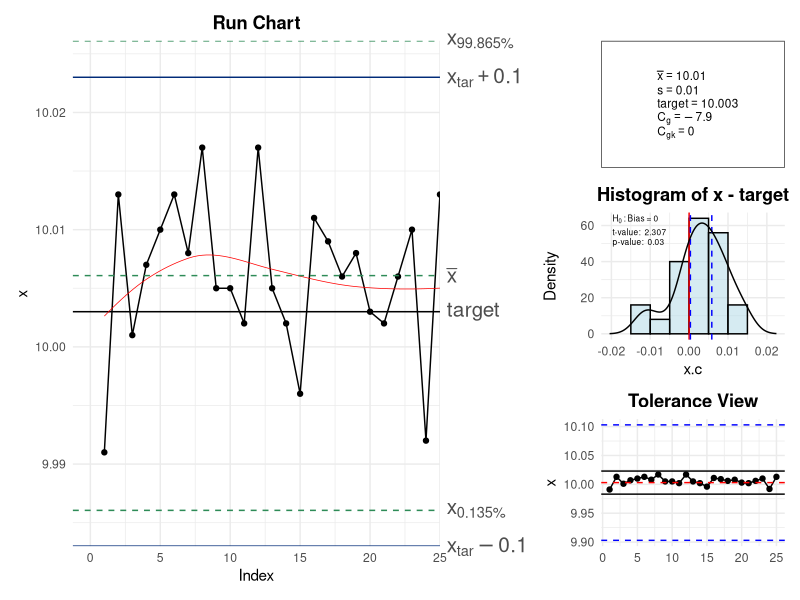

This chart was generated by the following R code:
library(ggplot2)
library(patchwork)
library(gridExtra)

.cg=function(x, target, tolerance=c(-1,1), ref.interval, facCg, facCgk)
{
  if (missing(x)) 
    stop("x must be given as a vector")
  if (missing(target)) 
    target = mean(x)
  if (missing(ref.interval)) 
    ref.interval = pnorm(3) - pnorm(-3)
  sd = sd(x)
  mean = mean(x)
  ref.ar = qnorm(ref.interval, mean, sd) - qnorm(1 - ref.interval, mean, sd)
  if (missing(facCg)) 
    facCg = 0.2
  if (missing(facCgk)) 
    facCgk = 0.1
  if (missing(tolerance)) 
    stop("tolerance is missing!")
  if (length(tolerance) != 2) 
    stop("tolerance has wrong length")                                         
  Cg = (facCg * (abs(diff(tolerance))))/ref.ar
  Cgk = (facCgk * (abs(diff(tolerance))) - abs(target - mean))/(ref.ar/2)
  return(list(Cg, Cgk))
}

cg_RunChart <- function (x, target, tolerance, ref.interval, facCg, facCgk,
                         n = 0.2, type = "b", col = "black", pch = 19,
                         xlim = NULL, ylim = NULL, main = "Run Chart",
                         conf.level = 0.95, cgOut = TRUE)
{
  if (missing(x)) {
    stop("x must be given as a vector")
  }
  
  if (missing(target)) {
    target <- mean(x)
    targetmissing <- FALSE
  } else {
    targetmissing <- TRUE
  }
  
  if (missing(ref.interval)) {
    ref.interval <- qnorm(0.99865) - qnorm(0.00135)
  }
  
  sd <- sd(x)
  mean <- mean(x)
  ref.ar <- qnorm(ref.interval, mean, sd) - qnorm(1 - ref.interval, mean, sd)
  
  if (missing(facCg)) {
    facCg <- 0.2
  }
  
  if (missing(facCgk)) {
    facCgk <- 0.1
  }
  
  if (missing(tolerance)) {
    width <- ref.ar/facCg
    tolerance <- numeric(2)
    tolerance[1] <- mean - width/2
    tolerance[2] <- mean + width/2
  }
  
  quant1 <- qnorm((1 - ref.interval)/2, mean, sd)
  quant2 <- qnorm(ref.interval + (1 - ref.interval)/2, mean, sd)
  
  if (length(tolerance) != 2) {
    stop("tolerance has wrong length")
  }
  
  if (missing(xlim)) {
    xlim <- c(0, length(x))
  }
  
  if (missing(ylim)) {
    ylim <- c(min(x, target - n/2 * (abs(diff(tolerance))), quant1, quant2),
              max(x, target + n/2 * (abs(diff(tolerance))), quant1, quant2))
  }
  
  if (missing(main)) {
    main <- "Run Chart"
  }
  
  Cg <- (facCg * tolerance[2]-tolerance[1])/ref.interval
  Cgk <- (facCgk * abs(target-mean(x))/(ref.interval/2))
  
  # Create a data frame for plotting
  df <- data.frame(x = x, y = x)
  
  # Add target line
  df$y_target <- target
  
  # Calculate the upper and lower control limits
  df$y_lower <- quant1
  df$y_upper <- quant2
  # Calculate the tolerance limits
  df$y_tolerance_lower <- tolerance[1]
  df$y_tolerance_upper <- tolerance[2]
  
  # Calculate the mean
  df$y_mean <- mean
  
  # Calculate the Cg and Cgk values
  df$Cg <- Cg
  df$Cgk <- Cgk
  
  # Create the ggplot
  # 1. Principal plot and target line
  p <- ggplot(df, aes(x = seq_along(x), y = x)) +
    geom_point(color = col, shape = pch) +
    geom_line(color = col, linetype = "solid") +
    scale_x_continuous(limits = c(xlim[1] - 0.05 * xlim[2], xlim[2]), expand = c(0, 0)) +
    labs(title = main, x = "Index", y = "x") +
    theme_minimal() + theme(plot.title = element_text(hjust = 0.5,face = "bold"))+
    geom_hline(aes(yintercept = target)) # Linea target
  
  # 2. Red Plot (Lowess)
  p <- p + geom_smooth(method = "loess", color = "red", se = FALSE, span = 1.25, size = 0.25,)
  
  # 3. Green lines
  p <- p + geom_hline(aes(yintercept = mean), linetype = "dashed", color = "seagreen")+  #center line
    geom_hline(aes(yintercept = quant1), linetype = "dashed", color = "seagreen") + # Bottom line
    geom_hline(aes(yintercept = quant2), linetype = "dashed", color = "seagreen")   # Top line
  # 4. Xtar +- 0.1
  p <- p + geom_hline(yintercept = c(target + n/2 * (abs(diff(tolerance))), target - n/2 * (abs(diff(tolerance)))), color = "#012B78", linetype = "solid") # Agregar líneas
  #Label
  p <- p + scale_y_continuous(limits = ylim, expand = c(0, 0),sec.axis = 
                                sec_axis(~ .,breaks = c(target,mean,quant1,quant2,target + n/2 * (abs(diff(tolerance))),
                                                        target - n/2 * (abs(diff(tolerance)))),
                                         labels=c("target", 
                                                  expression(bar(x)), 
                                                  substitute(x[a * b], list(a = round(((1 - ref.interval)/2) * 100, 3), b = "%")),
                                                  substitute(x[a * b], list(a = round(((ref.interval + (1 - ref.interval)/2)) * 100,3), b = "%")),
                                                  substitute(x[tar] + a, list(a = round(n/2, 4))),
                                                  substitute(x[tar] - a, list(a = round(n/2, 4)))))) +
    theme(axis.text.y.right = element_text(size = 15))
  
  # Label  Cg and Cgk
  if (cgOut == TRUE) {
    p <- p +
      annotation_custom(
        grob = grid::textGrob(
          label = c(paste("Cg: ", round(Cg,digits = 6))),
          x = unit(1, "npc") - unit(0.15, "cm"),
          y = unit(1, "npc") - unit(0.05, "cm"),
          just = c("right", "top"),
          gp = grid::gpar(fontsize = 12, fontface = "bold")
        )
      ) +
      annotation_custom(
        grob = grid::textGrob(
          label = c(paste("Cgk:", round(Cgk,digits = 6))),
          x = unit(1, "npc") - unit(0.15, "cm"),
          y = unit(1, "npc") - unit(0.6, "cm"),
          just = c("right", "top"),
          gp = grid::gpar(fontsize = 12, fontface = "bold")
        )
      )
    suppressMessages(show(p))
  }
  else{
    suppressMessages(show(p))
  }
  invisible(list(Cg, Cgk))
}


cg_HistChart <- function (x, target, tolerance, ref.interval, facCg, facCgk,
                          n = 0.2, col, xlim, ylim, main, conf.level = 0.95, cgOut = TRUE)
{
  if (missing(x))
    stop("x must be given as a vector")
  if (missing(target)) {
    target = mean(x)
    targetmissing = FALSE
  }
  else targetmissing = TRUE
  if (missing(ref.interval))
    ref.interval = pnorm(3) - pnorm(-3)
  sd = sd(x)
  mean = mean(x)
  ref.ar = qnorm(ref.interval, mean, sd) - qnorm(1 - ref.interval,
                                                 mean, sd)
  if (missing(facCg))
    facCg = 0.2
  if (missing(facCgk))
    facCgk = 0.1
  if (missing(tolerance))
    warning("Missing tolerance! The specification limits are choosen to get Cg = 1")
  if (missing(tolerance)) {
    width = ref.ar/facCg
    tolerance = numeric(2)
    tolerance[1] = mean(x) - width/2
    tolerance[2] = mean(x) + width/2
  }
  quant1 = qnorm((1 - ref.interval)/2, mean, sd)
  quant2 = qnorm(ref.interval + (1 - ref.interval)/2, mean,
                 sd)
  if (length(tolerance) != 2)
    stop("tolerance has wrong length")
  if (missing(col))
    col = "lightblue"
  if (missing(xlim))
    xlim = c(0, length(x))
  if (missing(ylim))
    ylim = c(min(x, target - n/2 * (abs(diff(tolerance))),
                 quant1, quant2), max(x, target + n/2 * (abs(diff(tolerance))),
                                      quant1, quant2))
  if (missing(main))
    main = paste("Histogram of", deparse(substitute(x)),
                 "- target")
  
  Cg <- (facCg * tolerance[2]-tolerance[1])/ref.interval
  Cgk <- (facCgk * abs(target-mean(x))/(ref.interval/2))
  
  # Calculos previos
  x.c <- x - target
  temp <- hist(x.c, plot = FALSE)
  # Obtenemos la información para el histograma
  df <- data.frame(
    mid = temp$mids,
    density = temp$density
  )
  width <- diff(df$mid)[1] # Ancho de cada barra
  # Histograma
  p <- ggplot(df, aes(x = mid, y = density)) +
    geom_bar(stat = "identity", width = width, fill = "lightblue", color = "black", alpha = 0.5) +
    labs(y = "Density", x = "x.c", title = main) +
    theme_minimal() + theme(plot.title = element_text(hjust = 0.5,face = "bold"))+
    guides(color = guide_legend(title.position = "top", title.hjust = 0.5))
  # Linea x=0
  p <- p + geom_vline(xintercept = 0, color = "red")
  # Intervalos de Confianza - Azules
  test = t.test(x.c, mu = 0, conf.level = conf.level)
  p <- p + geom_vline(aes(xintercept = test$conf.int[1], color = "Confidence interval"), linetype = "dashed", col = "blue") +
    geom_vline(aes(xintercept = test$conf.int[2], color = "Confidence interval"), linetype = "dashed", col = "blue") +
    theme(legend.position = "none")
  # Curva de densidad
  p <- p + geom_line(data = data.frame(x = density(x.c)$x, y = density(x.c)$y), aes(x = x, y = y), color = "black", linewidth = 0.5)
  
  # Hipotesis, P_val y t_val
  p <- p + annotation_custom(grob = grid::textGrob(label = c(expression(paste(H[0], " : Bias = 0"))),
                                                   x = unit(0.05, "npc") + unit(0.05, "cm"), y = unit(1, "npc") - unit(0.05, "cm"),
                                                   just = c("left", "top"),
                                                   gp = grid::gpar(fontsize = 12, fontface = "bold")
  )
  ) +
    annotation_custom( grob = grid::textGrob( label = c(paste("t-value: ", round(test$statistic, 3))),
                                              x = unit(0.05, "npc") + unit(0.05, "cm"),
                                              y = unit(1, "npc") - unit(0.5, "cm"),
                                              just = c("left", "top"),
                                              gp = grid::gpar(fontsize = 11)
    )
    ) +
    annotation_custom(grob = grid::textGrob(label = c(paste("p-value: ", round(test$p.value, 3))),
                                            x = unit(0.05, "npc") + unit(0.05, "cm"),
                                            y = unit(1, "npc") - unit(0.85, "cm"),
                                            just = c("left", "top"),
                                            gp = grid::gpar(fontsize = 11)
    )
    )
  
  # Añadir label del Cg y Cgk
  if (cgOut == TRUE) {
    p <- p +
      annotation_custom(
        grob = grid::textGrob(
          label = c(paste("Cg: ", round(Cg,digits = 6))),
          x = unit(1, "npc") - unit(0.15, "cm"),
          y = unit(1, "npc") - unit(0.05, "cm"),
          just = c("right", "top"),
          gp = grid::gpar(fontsize = 12)
        )
      ) +
      annotation_custom(
        grob = grid::textGrob(
          label = c(paste("Cgk:", round(Cgk,digits = 6))),
          x = unit(1, "npc") - unit(0.15, "cm"),
          y = unit(1, "npc") - unit(0.6, "cm"),
          just = c("right", "top"),
          gp = grid::gpar(fontsize = 12)
        )
      )
    show(p)
  }
  else{
    p <- p +
      annotation_custom(
        grob = grid::textGrob(
          label = c(paste("---- conf. int")),
          x = unit(1, "npc") - unit(0.15, "cm"),
          y = unit(1, "npc") - unit(0.05, "cm"),
          just = c("right", "top"),
          gp = grid::gpar(fontsize = 12)
        )
      )
    show(p)
  }
  invisible(list(Cg, Cgk))
}

cg_ToleranceChart <- function (x, target, tolerance, ref.interval, facCg, facCgk,
                               n = 0.2, type, col, pch, xlim, ylim, main, conf.level = 0.95,
                               cgOut = TRUE)
{
  if (missing(x))
    stop("x must be given as a vector")
  if (missing(target)) {
    target = mean(x)
    targetmissing = FALSE
  }
  else targetmissing = TRUE
  if (missing(ref.interval))
    ref.interval = pnorm(3) - pnorm(-3)
  sd = sd(x)
  mean = mean(x)
  ref.ar = qnorm(ref.interval, mean, sd) - qnorm(1 - ref.interval,
                                                 mean, sd)
  if (missing(facCg))
    facCg = 0.2
  if (missing(facCgk))
    facCgk = 0.1
  if (missing(tolerance))
    warning("Missing tolerance! The specification limits are choosen to get Cg = 1")
  if (missing(tolerance)) {
    width = ref.ar/facCg
    tolerance = numeric(2)
    tolerance[1] = mean(x) - width/2
    tolerance[2] = mean(x) + width/2
  }
  quant1 = qnorm((1 - ref.interval)/2, mean, sd)
  quant2 = qnorm(ref.interval + (1 - ref.interval)/2, mean,
                 sd)
  if (length(tolerance) != 2)
    stop("tolerance has wrong length")
  if (missing(type))
    type = "b"
  if (missing(col))
    col = 1
  if (missing(pch))
    pch = 19
  if (missing(xlim))
    xlim = c(0, length(x))
  if (missing(ylim))
    ylim = c(min(x, target - n/2 * (abs(diff(tolerance))),
                 quant1, quant2), max(x, target + n/2 * (abs(diff(tolerance))),
                                      quant1, quant2))
  if (missing(main))
    main = "Tolerance View"
  Cg <- (facCg * tolerance[2]-tolerance[1])/ref.interval
  Cgk <- (facCgk * abs(target-mean(x))/(ref.interval/2))
  
  # Gráfica
  p <- ggplot(data.frame(x = 1:length(x), y = x), aes(x = x, y = y)) +
    geom_point(color = col, shape = pch) +
    geom_line(color = col, linetype = "solid")+
    geom_hline(aes(yintercept = target), linetype = "dashed", color = "red") +
    geom_hline(aes(yintercept = tolerance[1]), linetype = "dashed", color = "blue") +
    geom_hline(aes(yintercept = tolerance[2]), linetype = "dashed", color = "blue") +
    geom_hline(aes(yintercept = (target + n/2 * (tolerance[2] - tolerance[1]))), color = "black") +
    geom_hline(aes(yintercept = (target - n/2 * (tolerance[2] - tolerance[1]))), color = "black") +
    scale_color_manual(values = c("Data" = col)) +
    labs(x = "", y = "x", color = "Variable", title = main)+
    theme_bw()+theme(plot.title = element_text(hjust = 0.5,face = "bold"))+
    theme(legend.position = "none")
  
  if (cgOut == TRUE) {
    p <- p +
      annotation_custom(
        grob = grid::textGrob(
          label = c(paste("Cg: ", round(Cg,digits = 6))),
          x = unit(1, "npc") - unit(0.15, "cm"),
          y = unit(1, "npc") - unit(0.05, "cm"),
          just = c("right", "top"),
          gp = grid::gpar(fontsize = 12, fontface = "bold")
        )
      ) +
      annotation_custom(
        grob = grid::textGrob(
          label = c(paste("Cgk:", round(Cgk,digits = 6))),
          x = unit(1, "npc") - unit(0.15, "cm"),
          y = unit(1, "npc") - unit(0.6, "cm"),
          just = c("right", "top"),
          gp = grid::gpar(fontsize = 12, fontface = "bold")
        )
      )
    show(p)
  }
  else{
    show(p)
  }
  invisible(list(Cg, Cgk))
}


cg_ <- function (x, target, tolerance, ref.interval, facCg, facCgk, n = 0.2, 
                   type, col, pch, xlim, ylim, conf.level = 0.95, cex.val = 1.5)
{
    old.par <- par(no.readonly = TRUE)
    if (missing(x))
      stop("x must be given as a vector")
    if (missing(target)) {
      target = mean(x)
      targetmissing = FALSE
    }
    else
      targetmissing = TRUE
    if (missing(ref.interval))
      ref.interval = pnorm(3) - pnorm(-3)
    sd = sd(x)
    mean = mean(x)
    ref.ar = qnorm(ref.interval, mean, sd) - qnorm(1 - ref.interval,
                                                   mean, sd)
    if (missing(facCg))
      facCg = 0.2
    if (missing(facCgk))
      facCgk = 0.1
    if (missing(tolerance))
      warning("Missing tolerance! The specification limits are choosen to get Cg = 1")
    if (missing(tolerance)) {
      width = ref.ar / facCg
      tolerance = numeric(2)
      tolerance[1] = mean(x) - width / 2
      tolerance[2] = mean(x) + width / 2
    }
    quant1 = qnorm((1 - ref.interval) / 2, mean, sd)
    quant2 = qnorm(ref.interval + (1 - ref.interval) / 2, mean,
                   sd)
    if (length(tolerance) != 2)
      stop("tolerance has wrong length")
    if (missing(type))
      type = "b"
    if (missing(col))
      col = 1
    if (missing(pch))
      pch = 19
    if (missing(xlim))
      xlim = c(0, length(x))
    if (missing(ylim))
      ylim = c(min(x, target - n / 2 * (abs(diff(
        tolerance
      ))),
      quant1, quant2),
      max(x, target + n / 2 * (abs(diff(
        tolerance
      ))),
      quant1, quant2))
    Cg <- (facCg * tolerance[2] - tolerance[1]) / ref.interval
    Cgk <- (facCgk * abs(target - mean(x)) / (ref.interval / 2))
    
    # Plots
    
    # RunChart
    df1 <- data.frame(x = x, y = x)
    df1$y_target <- target
    df1$y_lower <- quant1
    df1$y_upper <- quant2
    df1$y_tolerance_lower <- tolerance[1]
    df1$y_tolerance_upper <- tolerance[2]
    df1$y_mean <- mean
    df1$Cg <- Cg
    df1$Cgk <- Cgk
    p1 <- ggplot(df1, aes(x = seq_along(x), y = x)) +
      geom_point(color = col, shape = pch) +
      geom_line(color = col, linetype = "solid") +
      scale_x_continuous(limits = c(xlim[1] - 0.05 * xlim[2], xlim[2]),
                         expand = c(0, 0)) +
      labs(title = "Run Chart", x = "Index", y = "x") +
      theme_minimal() + theme(plot.title = element_text(hjust = 0.5, face = "bold")) +
      geom_hline(aes(yintercept = target)) +
      geom_smooth(
        method = "loess",
        color = "red",
        se = FALSE,
        span = 1.25,
        size = 0.25
      ) +
      geom_hline(aes(yintercept = mean),
                 linetype = "dashed",
                 color = "seagreen") +  #center line
      geom_hline(aes(yintercept = quant1),
                 linetype = "dashed",
                 color = "seagreen") + # Bottom line
      geom_hline(aes(yintercept = quant2),
                 linetype = "dashed",
                 color = "seagreen") +
      geom_hline(
        yintercept = c(target + n / 2 * (abs(diff(
          tolerance
        ))), target - n / 2 * (abs(diff(
          tolerance
        )))),
        color = "#012B78",
        linetype = "solid"
      ) +
      scale_y_continuous(
        limits = ylim,
        expand = c(0, 0),
        sec.axis =
          sec_axis(
            ~ .,
            breaks = c(
              target,
              mean,
              quant1,
              quant2,
              target + n / 2 * (abs(diff(tolerance))),
              target - n / 2 * (abs(diff(tolerance)))
            ),
            labels = c(
              "target",
              expression(bar(x)),
              substitute(x[a * b], list(a = round(((1 - ref.interval) / 2
              ) * 100, 3), b = "%")),
              substitute(x[a * b], list(a = round(((ref.interval + (1 - ref.interval) /
                                                      2)
              ) * 100,
              3), b = "%")),
              substitute(x[tar] + a, list(a = round(n / 2, 4))),
              substitute(x[tar] - a, list(a = round(n / 2, 4)))
            )
          )
      ) + theme(axis.text.y.right = element_text(size = 15))
    
    # HistChart
    x.c <- x - target
    temp <- hist(x.c, plot = FALSE)
    df3 <- data.frame(mid = temp$mids,
                      density = temp$density)
    width <- diff(df3$mid)[1] # Ancho de cada barra
    p3 <- ggplot(df3, aes(x = mid, y = density)) +
      geom_bar(
        stat = "identity",
        width = width,
        fill = "lightblue",
        color = "black",
        alpha = 0.5
      ) +
      labs(y = "Density", x = "x.c", title = paste("Histogram of",deparse(substitute(x)),"- target")) +
      theme_minimal() + theme(plot.title = element_text(hjust = 0.5, face = "bold")) +
      guides(color = guide_legend(title.position = "top", title.hjust = 0.5)) +
      geom_vline(xintercept = 0, color = "red")
    
    test = t.test(x.c, mu = 0, conf.level = conf.level)
    p3 <-
      p3 + geom_vline(
        aes(xintercept = test$conf.int[1], color = "Confidence interval"),
        linetype = "dashed",
        col = "blue"
      ) +
      geom_vline(
        aes(xintercept = test$conf.int[2], color = "Confidence interval"),
        linetype = "dashed",
        col = "blue"
      ) +
      theme(legend.position = "none") +
      geom_line(
        data = data.frame(x = density(x.c)$x, y = density(x.c)$y),
        aes(x = x, y = y),
        color = "black",
        linewidth = 0.5
      )
    
    p3 <-
      p3 + annotation_custom(grob = grid::textGrob(
        label = c(expression(paste(H[0], " : Bias = 0"))),
        x = unit(0.05, "npc") + unit(0.05, "cm"),
        y = unit(1, "npc") - unit(0.05, "cm"),
        just = c("left", "top"),
        gp = grid::gpar(fontsize = 6, fontface = "bold")
      )) +
      annotation_custom(grob = grid::textGrob(
        label = c(paste("t-value: ", round(test$statistic, 3))),
        x = unit(0.05, "npc") + unit(0.05, "cm"),
        y = unit(1, "npc") - unit(0.4, "cm"),
        just = c("left", "top"),
        gp = grid::gpar(fontsize = 6)
      )) +
      annotation_custom(grob = grid::textGrob(
        label = c(paste("p-value: ", round(test$p.value, 3))),
        x = unit(0.05, "npc") + unit(0.05, "cm"),
        y = unit(1, "npc") - unit(0.65, "cm"),
        just = c("left", "top"),
        gp = grid::gpar(fontsize = 6)
      ))
    
    # Tolerance View
    p4 <-
      ggplot(data.frame(x = 1:length(x), y = x), aes(x = x, y = y)) +
      geom_point(color = col, shape = pch) +
      geom_line(color = col, linetype = "solid") +
      geom_hline(aes(yintercept = target),
                 linetype = "dashed",
                 color = "red") +
      geom_hline(aes(yintercept = tolerance[1]),
                 linetype = "dashed",
                 color = "blue") +
      geom_hline(aes(yintercept = tolerance[2]),
                 linetype = "dashed",
                 color = "blue") +
      geom_hline(aes(yintercept = (target + n / 2 * (
        tolerance[2] - tolerance[1]
      ))), color = "black") +
      geom_hline(aes(yintercept = (target - n / 2 * (
        tolerance[2] - tolerance[1]
      ))), color = "black") +
      scale_color_manual(values = c("Data" = col)) +
      labs(
        x = "",
        y = "x",
        color = "Variable",
        title = "Tolerance View"
      ) +
      theme_minimal() + theme(plot.title = element_text(hjust = 0.5, face = "bold")) +
      theme(legend.position = "none")
    
    # Data Box
    p2 <- ggplot(data = data.frame(x = 0, y = 0), aes(x, y)) +
      theme_bw() +
      annotate(
        'text',
        x = 0.25,
        y = 0.40,
        label = paste("bar(x)==", round(mean, 2)),
        parse = TRUE,
        size = 3,
        hjust = 0
      ) +
      annotate(
        'text',
        x = 0.25,
        y = 0.35,
        label = paste("s==", round(sd, 2)),
        parse = TRUE,
        size = 3,
        hjust = 0
      ) +
      annotate(
        'text',
        x = 0.25,
        y = 0.3,
        label = paste("target==", round(target, 5)),
        parse = TRUE,
        size = 3,
        hjust = 0
      ) +
      annotate(
        'text',
        x = 0.25,
        y = 0.25,
        label = paste("C[g]==", round(Cg, 2)),
        parse = TRUE,
        size = 3,
        hjust = 0
      ) +
      annotate(
        'text',
        x = 0.25,
        y = 0.20,
        label = paste("C[gk]==", round(Cgk, 2)),
        parse = TRUE,
        size = 3,
        hjust = 0
      ) +
      theme(
        axis.text = element_blank(),
        axis.ticks = element_blank(),
        axis.title = element_blank(),
        panel.grid.major = element_blank(),
        panel.grid.minor = element_blank()
      ) +
      xlim(c(0.15, 0.5)) + ylim(c(0.1, 0.5))
    
    design <- "
  112
  113
  114
  "
    p <- p1 + p2 + p3 + p4 + plot_layout(design = design)
    
    suppressMessages(show(p))
    
    invisible(list(Cg, Cgk))
  }


x <- c ( 9.991, 10.013, 10.001, 10.007, 10.010, 10.013, 10.008, 10.017, 10.005, 10.005, 10.002,
         10.017, 10.005, 10.002, 9.996, 10.011, 10.009 , 10.006, 10.008, 10.003, 10.002, 10.006, 
         10.010, 9.992, 10.013)

cg_(x, target = 10.003, tolerance = c(9.903, 10.103))

